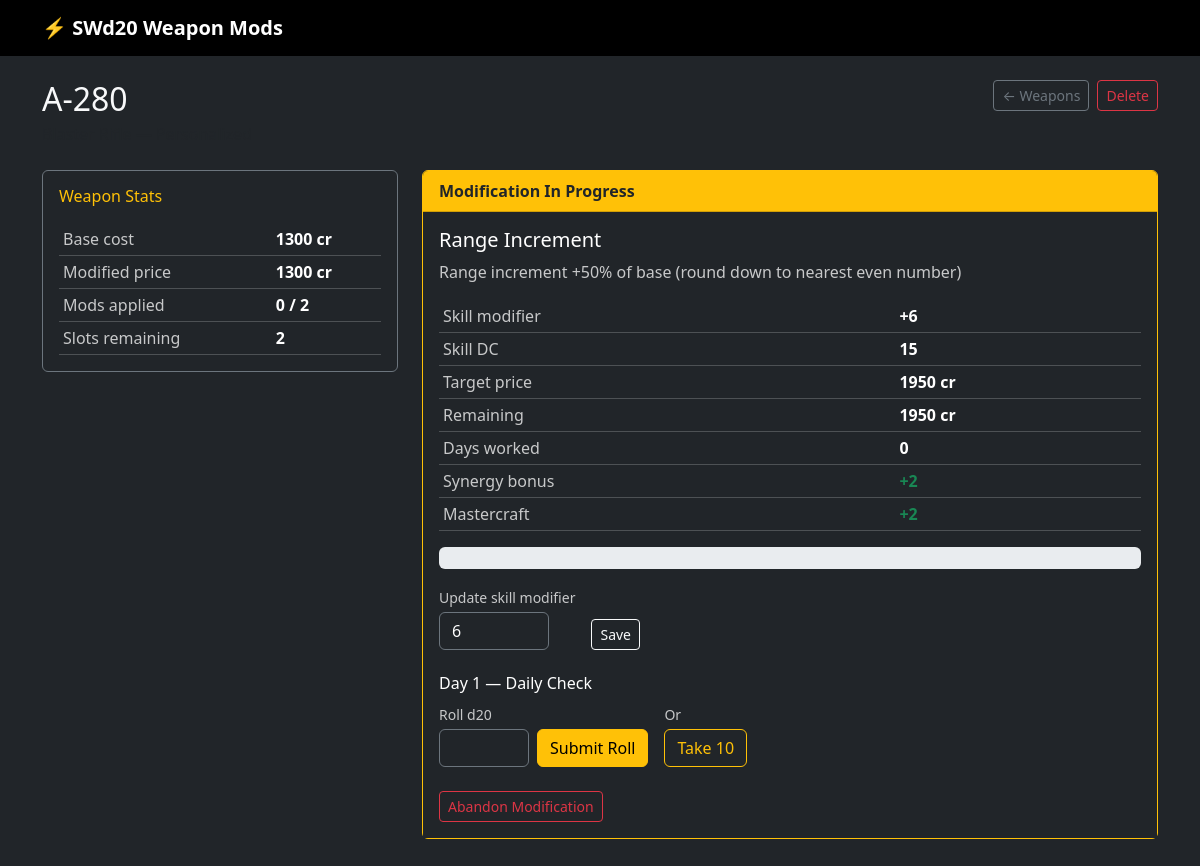
Page /weapon/4 on the committed database.
### app.py (models this page shows)
class DBWeapon(db.Model):
    __tablename__ = "weapon"
    id = db.Column(db.Integer, primary_key=True)
    name = db.Column(db.String(200), nullable=False)
    weapon_type = db.Column(db.String(50), nullable=False)
    base_cost = db.Column(db.Integer, nullable=False)
    personalized = db.Column(db.Boolean, default=False)
    created_at = db.Column(db.DateTime, default=_utcnow)
    applied_mods = db.relationship(
        "DBAppliedMod", backref="weapon", lazy=True, order_by="DBAppliedMod.id",
        cascade="all, delete-orphan",
    )
    in_progress = db.relationship(
        "DBInProgressMod", backref="weapon", uselist=False, lazy=True,
        cascade="all, delete-orphan",
    )
    def to_rules_weapon(self) -> RulesWeapon:
        w = RulesWeapon(
            name=self.name,
            weapon_type=self.weapon_type,
            base_cost=self.base_cost,
            personalized=self.personalized,
        )
        w.applied_mods = [Mod(m.mod_name) for m in self.applied_mods]
        return w
    @property
    def max_mods(self) -> int:
        rules = WEAPON_LIMITS[self.weapon_type]
        return rules["personal"] if self.personalized else rules["custom"]
    @property
    def mod_count(self) -> int:
        return len(self.applied_mods)
    @property
    def slots_remaining(self) -> int:
        return self.max_mods - self.mod_count
    @property
    def modified_price(self) -> int:
        return int(self.base_cost * (1 + 0.5 * self.mod_count))

class DBInProgressMod(db.Model):
    __tablename__ = "in_progress_mod"
    id = db.Column(db.Integer, primary_key=True)
    weapon_id = db.Column(db.Integer, db.ForeignKey("weapon.id"), nullable=False)
    mod_name = db.Column(db.String(50), nullable=False)
    skill_modifier = db.Column(db.Integer, nullable=False)
    synergy_bonus = db.Column(db.Boolean, default=False)
    mastercraft_bonus = db.Column(db.Boolean, default=False)
    no_tools_penalty = db.Column(db.Boolean, default=False)
    target_price = db.Column(db.Integer, nullable=False)
    remaining_credits = db.Column(db.Integer, nullable=False)
    day_count = db.Column(db.Integer, default=0)
    dc = db.Column(db.Integer, nullable=False)
    started_at = db.Column(db.DateTime, default=_utcnow)

### app.py (the view)
@app.route("/weapon/<int:weapon_id>")
def weapon_detail(weapon_id):
    weapon = db.get_or_404(DBWeapon, weapon_id)
    rules_weapon = weapon.to_rules_weapon()
    available_mods = [m for m in Mod if rules_weapon.can_apply(m)[0]]
    return render_template(
        "weapon_detail.html",
        weapon=weapon,
        available_mods=available_mods,
        mod_stat_changes=MOD_STAT_CHANGES,
        Mod=Mod,
        ONCE_PER_WEAPON=ONCE_PER_WEAPON,
    )

### swd20weaponmod.py (called while the page is built)
    @property
    def _rules(self) -> dict:
        return WEAPON_LIMITS[self.weapon_type.lower()]

    @property
    def dc(self) -> int | None:
        return self._rules["dc"]

    @property
    def max_mods(self) -> int:
        return self._rules["personal"] if self.personalized else self._rules["custom"]

    @property
    def mod_count(self) -> int:
        return len(self.applied_mods)

    def can_apply(self, mod: Mod) -> tuple[bool, str]:
        if self.dc is None:
            return False, "This weapon type cannot be modified."
        if self.mod_count >= self.max_mods:
            mode = "personalized" if self.personalized else "customized"
            return False, f"Modification limit reached ({self.max_mods} {mode} mods)."
        if mod in ONCE_PER_WEAPON and mod in self.applied_mods:
            return False, f"{mod.value} can only be applied once per weapon."
        return True, "OK"

### templates/weapon_detail.html (shortened to what this page needs)
{% extends 'base.html' %}
{% block content %}
<div class="d-flex justify-content-between align-items-start mb-4">
  <div>
    <h2 class="mb-1">{{ weapon.name }}</h2>
    <span class="text-muted">{{ weapon.weapon_type.title() }} &mdash; {{ 'Personalized' if weapon.personalized else 'Customized' }}</span>
  </div>
  <div class="d-flex gap-2">
    <a href="{{ url_for('index') }}" class="btn btn-outline-secondary btn-sm">← Weapons</a>
    <form method="POST" action="{{ url_for('delete_weapon', weapon_id=weapon.id) }}"
          onsubmit="return confirm('Delete {{ weapon.name }}? This cannot be undone.')">
      <button class="btn btn-outline-danger btn-sm">Delete</button>
    </form>
  </div>
</div>
<div class="row g-4">
  <div class="col-md-4">
    <div class="card bg-dark border border-secondary mb-3">
      <div class="card-body">
        <h6 class="card-title text-warning mb-3">Weapon Stats</h6>
        <table class="table table-dark table-sm mb-0">
          <tbody>
            <tr><td class="text-white opacity-75">Base cost</td>      <td class="text-white fw-semibold">{{ weapon.base_cost }} cr</td></tr>
            <tr><td class="text-white opacity-75">Modified price</td> <td class="text-white fw-semibold">{{ weapon.modified_price }} cr</td></tr>
            <tr><td class="text-white opacity-75">Mods applied</td>   <td class="text-white fw-semibold">{{ weapon.mod_count }} / {{ weapon.max_mods }}</td></tr>
            <tr><td class="text-white opacity-75">Slots remaining</td><td class="text-white fw-semibold">{{ weapon.slots_remaining }}</td></tr>
          </tbody>
        </table>
      </div>
    </div>
  </div>
  <div class="col-md-8">
    {% if weapon.in_progress %}
      {% set ip = weapon.in_progress %}
      {% set pct = (((ip.target_price - ip.remaining_credits) / ip.target_price) * 100) | int %}
    <div class="card bg-dark border-warning">
      <div class="card-header bg-warning text-dark fw-bold">
        Modification In Progress
      </div>
      <div class="card-body bg-dark text-light">
        <h5 class="text-white">{{ ip.mod_name.replace('_', ' ').title() }}</h5>
        <p class="text-white opacity-75">{{ mod_stat_changes[Mod(ip.mod_name)] }}</p>
        <table class="table table-dark table-sm mb-3">
          <tbody>
            <tr><td class="text-white opacity-75">Skill modifier</td><td class="text-white fw-semibold">+{{ ip.skill_modifier }}</td></tr>
            <tr><td class="text-white opacity-75">Skill DC</td>       <td class="text-white fw-semibold">{{ ip.dc }}</td></tr>
            <tr><td class="text-white opacity-75">Target price</td>   <td class="text-white fw-semibold">{{ ip.target_price }} cr</td></tr>
            <tr><td class="text-white opacity-75">Remaining</td>      <td class="text-white fw-semibold">{{ ip.remaining_credits }} cr</td></tr>
            <tr><td class="text-white opacity-75">Days worked</td>    <td class="text-white fw-semibold">{{ ip.day_count }}</td></tr>
            {% if ip.synergy_bonus %}
            <tr><td class="text-white opacity-75">Synergy bonus</td>  <td class="text-success fw-semibold">+2</td></tr>
            {% endif %}
            {% if ip.mastercraft_bonus %}
            <tr><td class="text-white opacity-75">Mastercraft</td>    <td class="text-success fw-semibold">+2</td></tr>
            {% endif %}
          </tbody>
        </table>
        <div class="progress mb-3" style="height: 22px;">
        </div>
        <form method="POST" action="{{ url_for('update_skill', weapon_id=weapon.id) }}"
              class="d-flex align-items-end gap-3 mb-4">
          <div>
            <label class="form-label mb-1 small text-white opacity-75">Update skill modifier</label>
            <input type="number" name="skill_modifier" value="{{ ip.skill_modifier }}"
                   class="form-control bg-dark text-white border-secondary" style="width: 110px" required>
          </div>
          <button class="btn btn-outline-light btn-sm">Save</button>
        </form>
        {% if ip.remaining_credits > 0 %}
        <h6 class="text-white">Day {{ ip.day_count + 1 }} — Daily Check</h6>
        <div class="d-flex gap-3 align-items-end mb-4 flex-wrap">
          <form method="POST" action="{{ url_for('roll_day', weapon_id=weapon.id) }}"
                class="d-flex align-items-end gap-2">
            <div>
              <label class="form-label mb-1 small text-white opacity-75">Roll d20</label>
              <input type="number" name="d20_roll" class="form-control bg-dark text-white border-secondary"
                     min="1" max="20" style="width: 90px" required>
            </div>
            <button class="btn btn-warning">Submit Roll</button>
          </form>
          <form method="POST" action="{{ url_for('roll_day', weapon_id=weapon.id) }}">
            <label class="form-label mb-1 small text-white opacity-75 d-block">Or</label>
            <button class="btn btn-outline-warning">Take 10</button>
          </form>
        </div>
        {% endif %}
        <form method="POST" action="{{ url_for('abandon_mod', weapon_id=weapon.id) }}"
              onsubmit="return confirm('Abandon this modification? All progress will be lost.')">
          <button class="btn btn-outline-danger btn-sm">Abandon Modification</button>
        </form>
      </div>
    </div>
    {% else %}
    <div class="text-muted mt-2">No modification in progress.</div>
    {% endif %}
  </div>
</div>
{% endblock %}

### rows in the picture
DBWeapon: name "A-280", base_cost "1300", modified_price "1300", max_mods "2", slots_remaining "2"
DBInProgressMod: mod_name.replace "Range Increment", mod_name "Range increment +50% of base (round down to nearest even number)", skill_modifier "6", dc "15", target_price "1950", remaining_credits "1950", day_count "0", ip.day_count+1 "1"

### other values in the picture
{{ weapon.mod_count }} "0"
